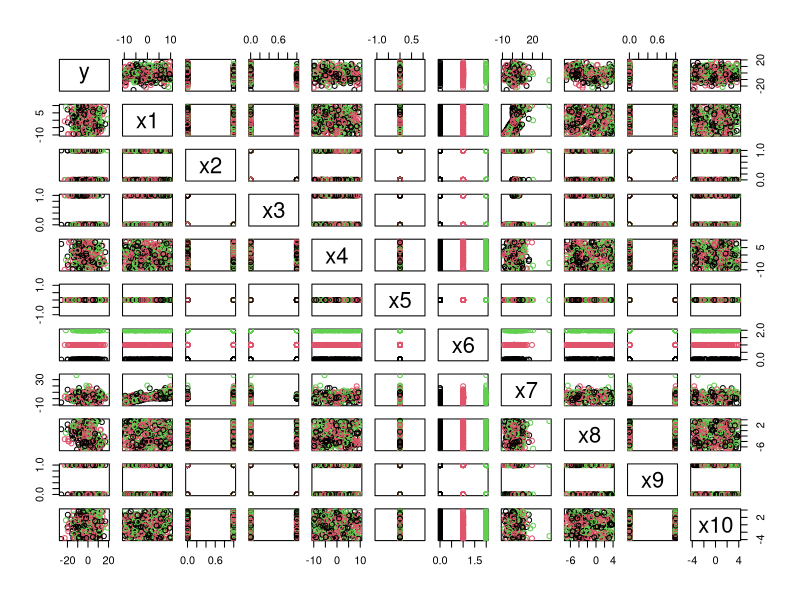
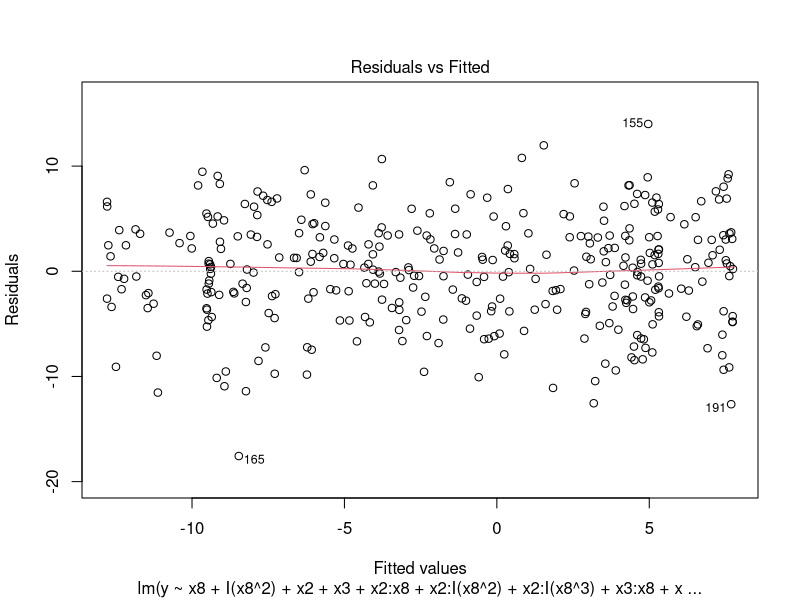
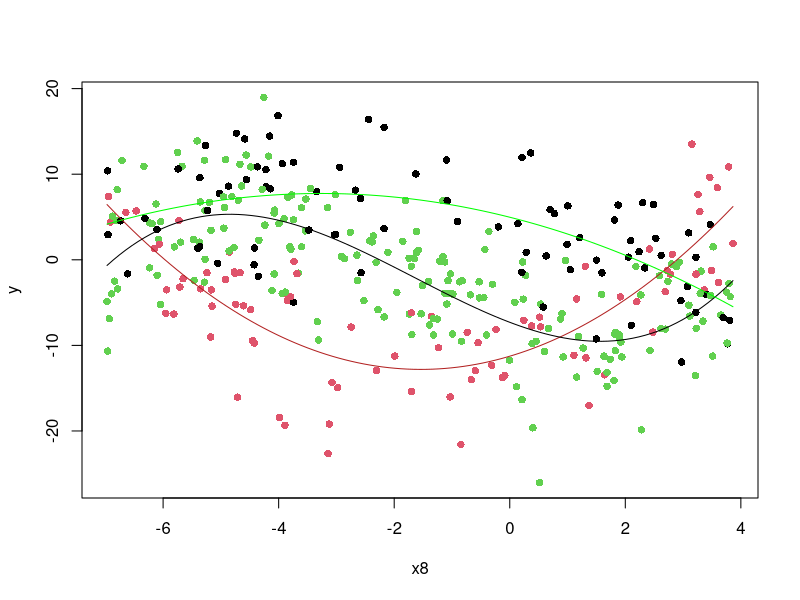

These charts were generated, in order, by the following R code: (Note: this script raises an error after producing the figures.)
library(tidyverse)

## Round 1

dat <- read_csv("rbdata1.csv")

col_inter <- interaction(as.factor(dat$x3), as.factor(dat$x2))

pairs(dat, col = as.factor(dat$x6))
mylm <- lm(y~x8 + I(x8^2) + x2 + x3+ x2:x8 + x2:I(x8^2) + x2:I(x8^3) + x3:x8 + x3:I(x8^2), data = dat)
summary(mylm)

plot(mylm, which = 1)

#plot(mylm$residuals~ ., data = dat)

b <- coef(mylm)

plot(y~x8, data = dat, pch = 16, col = col_inter)

x2 <- 0
x3 <- 1

curve(b[1] + b[2] * x + b[3] * x^2 + b[4] * x2 + b[5] * x3 + b[6] * x2 * x +  b[7] * x2 * x^2 + b[8] * x2 * x^3 + b[9] * x3 * x + b[10] * x3 * x^2, add = TRUE, col = "firebrick")

x2 <- 1
x3 <- 0

curve(b[1] + b[2] * x + b[3] * x^2 + b[4] * x2 + b[5] * x3 + b[6] * x2 * x +  b[7] * x2 * x^2 + b[8] * x2 * x^3 + b[9] * x3 * x + b[10] * x3 * x^2, add = TRUE)

x2 <- 0
x3 <- 0

curve(b[1] + b[2] * x + b[3] * x^2 + b[4] * x2 + b[5] * x3 + b[6] * x2 * x +  b[7] * x2 * x^2 + b[8] * x2 * x^3 + b[9] * x3 * x + b[10] * x3 * x^2, add = TRUE, col = "green")
## Round 2

col_inter <- interaction(as.factor(dat2$x10), as.factor(dat2$x6), as.factor(dat2$x3))

dat2 <- read_csv("rbdata2.csv")
pairs(dat2, col = as.factor(dat2$x10))

mylm2 <- lm(y~ x6 + x3 + x3:x10 + x7:x6 + x7:x10 + x6:x10 + x3:x6:x7+ x7:x6:x10+ x10:x3:x7 + x10:x6:x3 + x3:x6:x7:x10, data = dat2)
summary(mylm2)

b2 <- coef(mylm2)

plot(mylm2, which = 1)

plot(y~x7, col = col_inter, data = dat2, pch = 16)

x10 <- 0
x6 <- 0
x3 <- 0

curve(b2[1] + b2[2] * x6 + b2[3] * x3 + b2[4] *x3 *x10 + b2[5] * x6*x + b2[6] * x10*x + b2[7] * x6 * x10 + b2[8] * x6 * x3 * x + b2[9] * x6 * x10 * x + b2[10] * x3 * x10 * x + b2[11] *x6 *x3 *x10 + b2[12] *x6*x3*x10*x, add = TRUE)

x10 <- 1
x6 <- 0
x3 <- 0

curve(b2[1] + b2[2] * x6 + b2[3] * x3 + b2[4] *x3 *x10 + b2[5] * x6*x + b2[6] * x10*x + b2[7] * x6 * x10 + b2[8] * x6 * x3 * x + b2[9] * x6 * x10 * x + b2[10] * x3 * x10 * x + b2[11] *x6 *x3 *x10 + b2[12] *x6*x3*x10*x, add = TRUE, col = "red")

x10 <- 0
x6 <- 1
x3 <- 0

curve(b2[1] + b2[2] * x6 + b2[3] * x3 + b2[4] *x3 *x10 + b2[5] * x6*x + b2[6] * x10*x + b2[7] * x6 * x10 + b2[8] * x6 * x3 * x + b2[9] * x6 * x10 * x + b2[10] * x3 * x10 * x + b2[11] *x6 *x3 *x10 + b2[12] *x6*x3*x10*x, add = TRUE, col = "green")

x10 <- 0
x6 <- 0
x3 <- 1

curve(b2[1] + b2[2] * x6 + b2[3] * x3 + b2[4] *x3 *x10 + b2[5] * x6*x + b2[6] * x10*x + b2[7] * x6 * x10 + b2[8] * x6 * x3 * x + b2[9] * x6 * x10 * x + b2[10] * x3 * x10 * x + b2[11] *x6 *x3 *x10 + b2[12] *x6*x3*x10*x, add = TRUE, col = "lightblue")

x10 <- 1
x6 <- 1
x3 <- 0

curve(b2[1] + b2[2] * x6 + b2[3] * x3 + b2[4] *x3 *x10 + b2[5] * x6*x + b2[6] * x10*x + b2[7] * x6 * x10 + b2[8] * x6 * x3 * x + b2[9] * x6 * x10 * x + b2[10] * x3 * x10 * x + b2[11] *x6 *x3 *x10 + b2[12] *x6*x3*x10*x, add = TRUE, col = "blue")

x10 <- 1
x6 <- 0
x3 <- 1

curve(b2[1] + b2[2] * x6 + b2[3] * x3 + b2[4] *x3 *x10 + b2[5] * x6*x + b2[6] * x10*x + b2[7] * x6 * x10 + b2[8] * x6 * x3 * x + b2[9] * x6 * x10 * x + b2[10] * x3 * x10 * x + b2[11] *x6 *x3 *x10 + b2[12] *x6*x3*x10*x, add = TRUE, col = "purple")

x10 <- 0
x6 <- 1
x3 <- 1

curve(b2[1] + b2[2] * x6 + b2[3] * x3 + b2[4] *x3 *x10 + b2[5] * x6*x + b2[6] * x10*x + b2[7] * x6 * x10 + b2[8] * x6 * x3 * x + b2[9] * x6 * x10 * x + b2[10] * x3 * x10 * x + b2[11] *x6 *x3 *x10 + b2[12] *x6*x3*x10*x, add = TRUE, col = "yellow")

x10 <- 1
x6 <- 1
x3 <- 1

curve(b2[1] + b2[2] * x6 + b2[3] * x3 + b2[4] *x3 *x10 + b2[5] * x6*x + b2[6] * x10*x + b2[7] * x6 * x10 + b2[8] * x6 * x3 * x + b2[9] * x6 * x10 * x + b2[10] * x3 * x10 * x + b2[11] *x6 *x3 *x10 + b2[12] *x6*x3*x10*x, add = TRUE)
